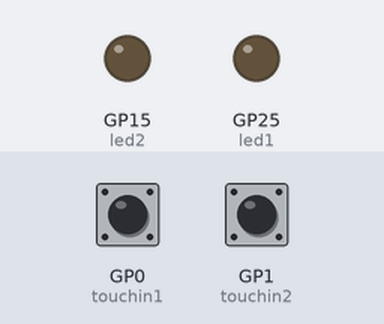
This program was run on a simulated Raspberry Pi Pico running CircuitPython. Shown: output pins drawn as LEDs (lit = HIGH). The test bench sets the inputs (shaded band); at power-on: GP1 (touchin2) LOW, GP0 (touchin1) LOW. Touch pads read as touched when driven HIGH.

Above: at 2.2 s.
2.3 s: GP1 (touchin2) pulled HIGH for 0.15 s
At 2.38 s:
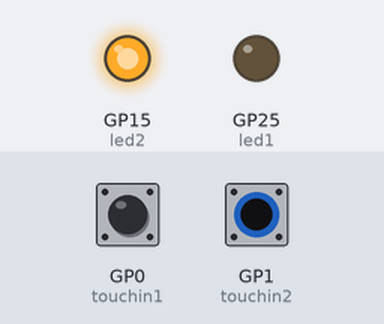
3.9 s: GP1 (touchin2) pulled HIGH for 3.2 s
At 8.2 s:
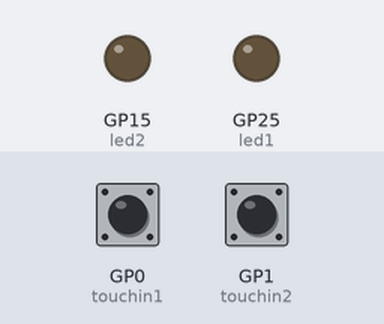
8.6 s: GP0 (touchin1) pulled HIGH for 3.2 s
At 9.4 s:
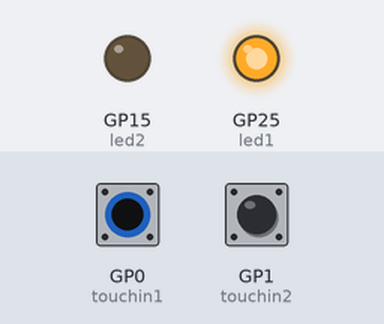
13.3 s: GP0 (touchin1) driven HIGH and GP1 (touchin2) driven HIGH
At 13.9 s:
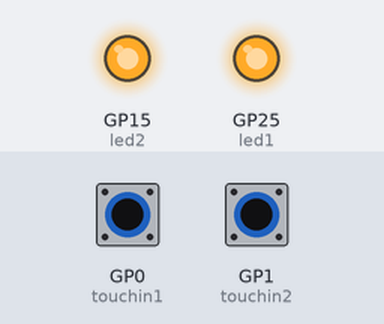
Timing chart, 0 to 15.8 s (numbered marks = the images above; inputs shaded):
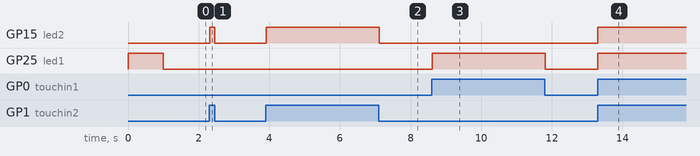

Measured:
- after the input at 2.3 s, GP15 (led2): LOW → HIGH at once, → LOW 0.15 s later
- after the input at 3.9 s, GP15 (led2): LOW → HIGH at once, → LOW 3.2 s later
- after the input at 8.6 s, GP25 (led1): LOW → HIGH at once, → LOW 3.2 s later
- after the input at 13.3 s, GP15 (led2), GP25 (led1): LOW → HIGH at once

The program:

capsense-to-serial.py
```python
import time
import board
import digitalio
import touchio
import busio

touch_threshold_adjust1 = 1880
touch_threshold_adjust2 = 720

touch_pin1 = board.GP0
touch_pin2 = board.GP1

touchin1 = touchio.TouchIn(touch_pin1)
touchin2 = touchio.TouchIn(touch_pin2)
touchin1.threshold += touch_threshold_adjust1
touchin2.threshold += touch_threshold_adjust2
touch1 = touchin1
touch2 = touchin2

led1 = digitalio.DigitalInOut(board.LED)
led1.direction = digitalio.Direction.OUTPUT

led2 = digitalio.DigitalInOut(board.GP15)
led2.direction = digitalio.Direction.OUTPUT

baudRate = 115200 # 9600
uart = busio.UART(tx=board.GP16, rx=board.GP17, baudrate=baudRate, bits=8, parity=None, stop=1) #  imeout: float = 1, receiver_buffer_size: int = 64

led1.value = True
time.sleep(1.0)
led1.value = False

while True:
    touchVal1 = touch1.raw_value
    touchVal2 = touch2.raw_value
#    touched1 = touch1.value
#    touched2 = touch2.value
    touched1 = touchVal1 > touch1.threshold
    touched2 = touchVal2 > touch2.threshold

    if touched1:
        led1.value = True
    else:
        led1.value = False

    if touched2:
        led2.value = True
    else:
        led2.value = False
    # time.sleep(0.01)

    text = "A: {}, B: {}\n".format(touchVal1, touchVal2)
    buf = bytes(text, "ascii")
    uart.write(buf)
    time.sleep(0.01)

deinit(uart)
```
